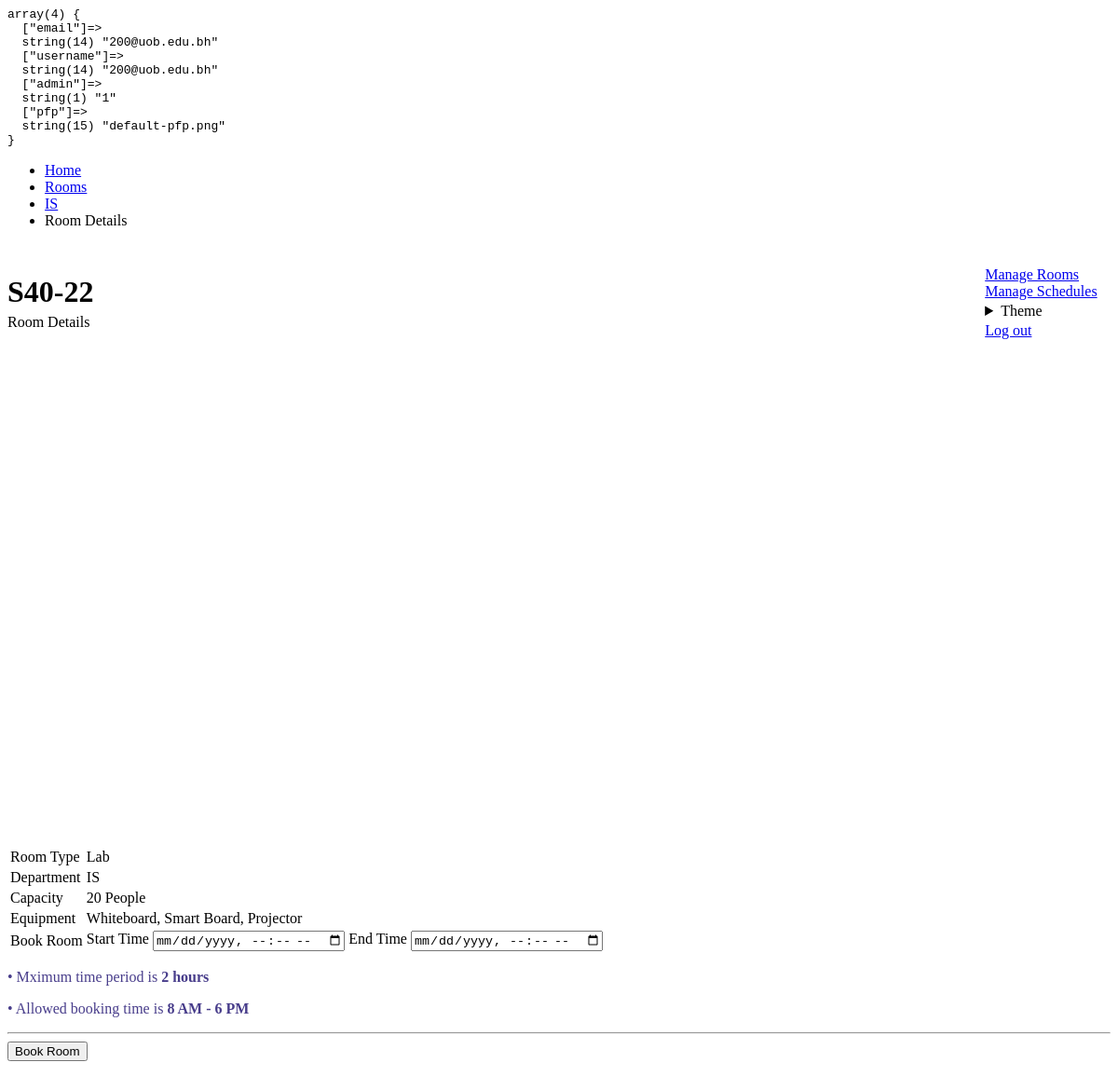
The page /room?id=22 (signed in) on the database its author committed.
### tables this page shows
CREATE TABLE `rooms` (
  `room_id` int(11) NOT NULL,
  `room_name` varchar(256) DEFAULT NULL,
  `type` enum('classroom','lab') NOT NULL,
  `equip` set('Whiteboard','Smart Board','Projector','DC Power Supply','Digital Multimeter','Function Generator','Electronics Components','Server') NOT NULL,
  `dept` enum('is','cs','ce') NOT NULL,
  `capacity` int(11) NOT NULL,
  `usage` int(11) NOT NULL
);

### controllers/rooms/show.php (called while the page is built, shortened)
<?php
$config = require base_path('config.php');
$db = new Database($config['database']);
$room_id = (int) $_GET['id'];
$roomQuery = $db->query('SELECT * FROM rooms WHERE room_id = :id', [
  'id' => $room_id
]);
$room = $roomQuery->fetch();
view("rooms/show.view.php", [
  'h1' => "S40-{$room_id}",
  'p' => "Room Details",
  'room' => $room,
  'errors' => $errors ?? []
]);

### public/index.php (called while the page is built, shortened)
<?php
require BASE_PATH . 'Core/functions.php';
spl_autoload_register(function ($class) {
  $class = str_replace("\\", DIRECTORY_SEPARATOR, $class);
});
$router = new \Core\Router();
$uri = parse_url($_SERVER['REQUEST_URI'])['path'];
$method = $_POST['_method'] ?? $_SERVER['REQUEST_METHOD'];
$router->route($uri, $method);

### config.php (called while the page is built)
<?php
return [
    'database' => [
        'host' => 'localhost',
        'port' => 3306,
        'dbname' => 'itcs333_project',
        'charset' => 'utf8mb4'
    ]
];

### Core/Database.php (called while the page is built, shortened)
<?php
class Database {
  public $connection;
  public function __construct($config, $username = 'root', $password = '') {
    $dsn = 'mysql:' . http_build_query($config, '', ';');
    $this->connection = new PDO($dsn, $username, $password, [
      PDO::ATTR_DEFAULT_FETCH_MODE => PDO::FETCH_ASSOC
    ]);
  }
  public function query($query, $params = []) {
    $this->statement = $this->connection->prepare($query);
    $this->statement->execute($params);
    return $this->statement;
  }
}

### views/rooms/show.view.php (the view, shortened to what this page needs)
<?php require base_path('views/partials/head.php'); ?>
<?php require base_path('views/partials/room-bc-nav.php'); ?>
<?php
if($_SESSION['admin'] === 0) require base_path('views/partials/user-header.php');
else require base_path('views/partials/admin-header.php');
?>
<main>
  <section class="room">
  <form method="post">
    <div style="height: 400px;" id="panorama"></div>
    <div class="info">
      <table>
        <tr>
          <td>Room Type</td>
          <td> <?= ucfirst($room['type']) ?> </td>
        </tr>
        <tr>
          <td>Department</td>
          <td> <?= strtoupper($room['dept']) ?> </td>
        </tr>
        <tr>
          <td>Capacity</td>
          <td> <?= $room['capacity'] ?> People </td>
        </tr>
        <tr>
          <td>Equipment</td>
          <td> <?= preg_replace('/,/', ', ',$room['equip']) ?> </td>
        </tr>
        <tr>
          <td>Book Room</td>
          <td>
            <label for="start_time">Start Time</label>
            <input type="datetime-local" id="start_time" name="start_time" required>
            <label for="end_time">End Time</label>
            <input type="datetime-local" id="end_time" aria-describedby="time-helper" name="end_time" required>
          </td>
        </tr>
      </table>
      <p style="color: DarkSlateBlue;">• Mximum time period is <strong>2 hours</strong></p>
      <p style="color: DarkSlateBlue;">• Allowed booking time is <strong>8 AM - 6 PM</strong></p>
    </div>
    <hr>
    <button type="submit" name="book_room">Book Room</button>
  </form>
  </section>
</main>
<?php require base_path('views/partials/footer.php'); ?>

### Core/Router.php (shortened to what this page needs)
<?php
class Router
{
  protected $routes = [];
  public function get($uri, $controller)
  {
    $this->routes[] = [
      'uri' => $uri,
      'controller' => $controller,
      'method' => 'GET',
    ];
  }
  public function post($uri, $controller)
  {
    $this->routes[] = [
      'uri' => $uri,
      'controller' => $controller,
      'method' => 'POST',
    ];
  }
  public function route($uri, $method)
  {
    foreach ($this->routes as $route) {
      if ($route['uri'] === $uri && $route['method'] === strtoupper($method)) {
        require base_path($route['controller']);
        return true;
      }
    }
    return false;
  }
}

### views/partials/room-bc-nav.php
<nav aria-label="breadcrumb">
  <ul>
    <li><a href="/home">Home</a></li>
    <li><a href="/rooms">Rooms</a></li>
    <li><a href="/rooms/<?= $room['dept'] ?>"><?= strtoupper($room['dept']) ?></a></li>
    <li>Room Details</li>
  </ul>
</nav>

### views/partials/admin-header.php (shortened to what this page needs)
<header class="container">
	<hgroup>
		<h1><?= $h1 ?></h1>
		<p><?= $p ?></p>
	</hgroup>
	<div>
		<nav>
			<ul>
				<div><a href="/admin-rooms" role="button">Manage Rooms</a></div>
				<div><a href="/admin-schedules" role="button">Manage Schedules</a></div>
				<div>
					<details class="dropdown">
						<summary role="button" class="secondary theme-btn">Theme</summary>
					</details>
				</div>
				<div><a href="/logout" role="button" class="contrast">Log out</a></div>
			</ul>
		</nav>
	</div>
</header>

### public/style.css (style rules this page uses)
header { margin: 1.5rem 0; display: flex; justify-content: space-between; align-items: center; flex-wrap: wrap; margin-bottom: 4rem; }
header > hgroup { margin-right: 1rem; }
hgroup h1, hgroup p { margin: 0; }
hgroup h1 { margin-bottom: 5px; }
header nav [role="button"], summary[role=button] { padding: 0.2rem 0.6rem; }
nav > ul > div { margin-right: 0.3rem; }
[role="button"] { padding: 0; }
a { --pico-text-decoration: none; }
.room .info { margin-top: 4rem; }

### rows shown on the page
rooms: dept "IS", type "Lab", capacity "20", equip "Whiteboard, Smart Board, Projector"
